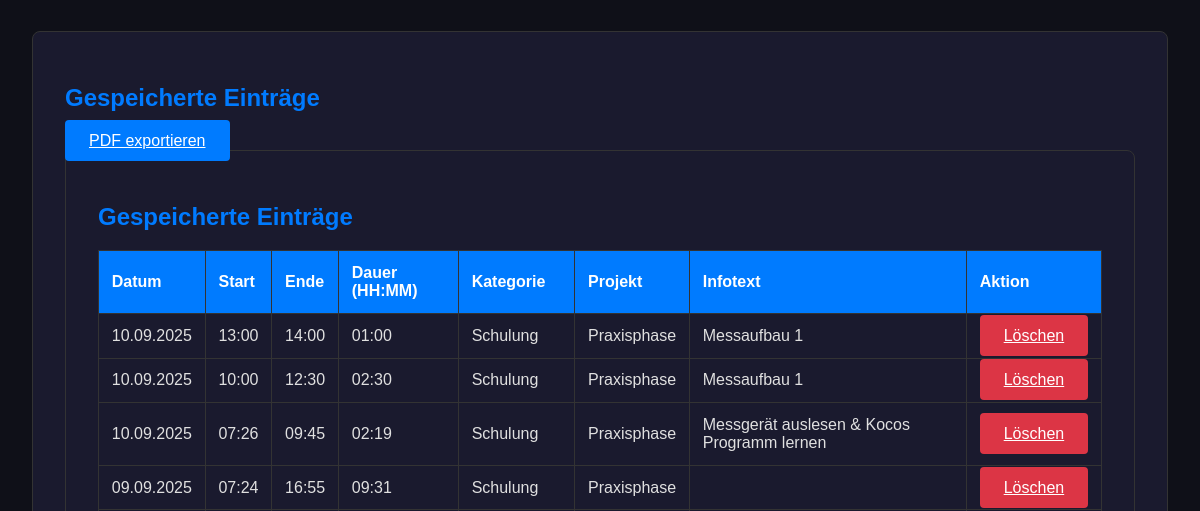
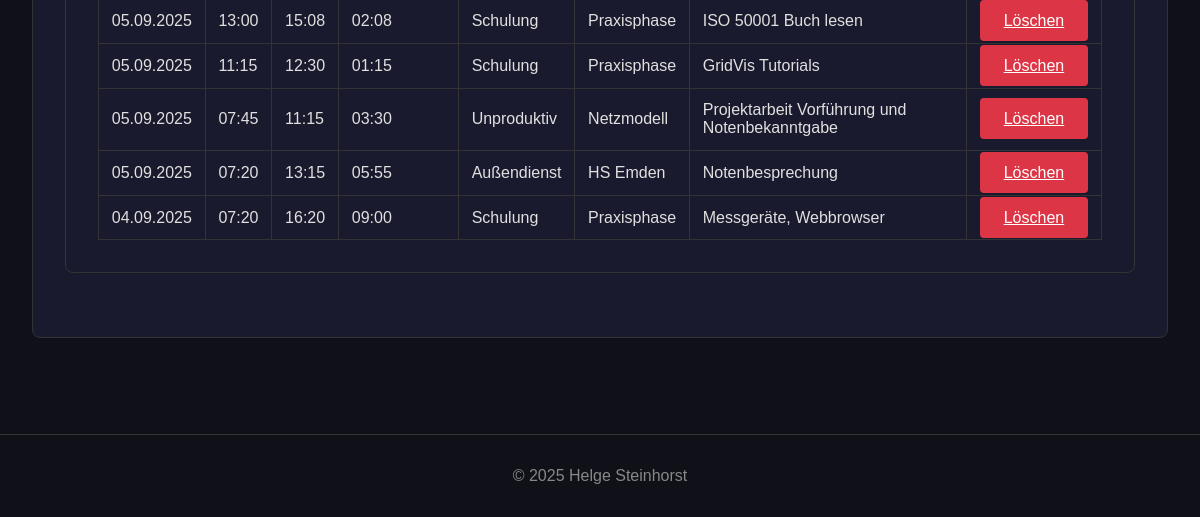
The page /dokumentation (lower part) on the database as committed earlier (2 pictures, top to bottom).
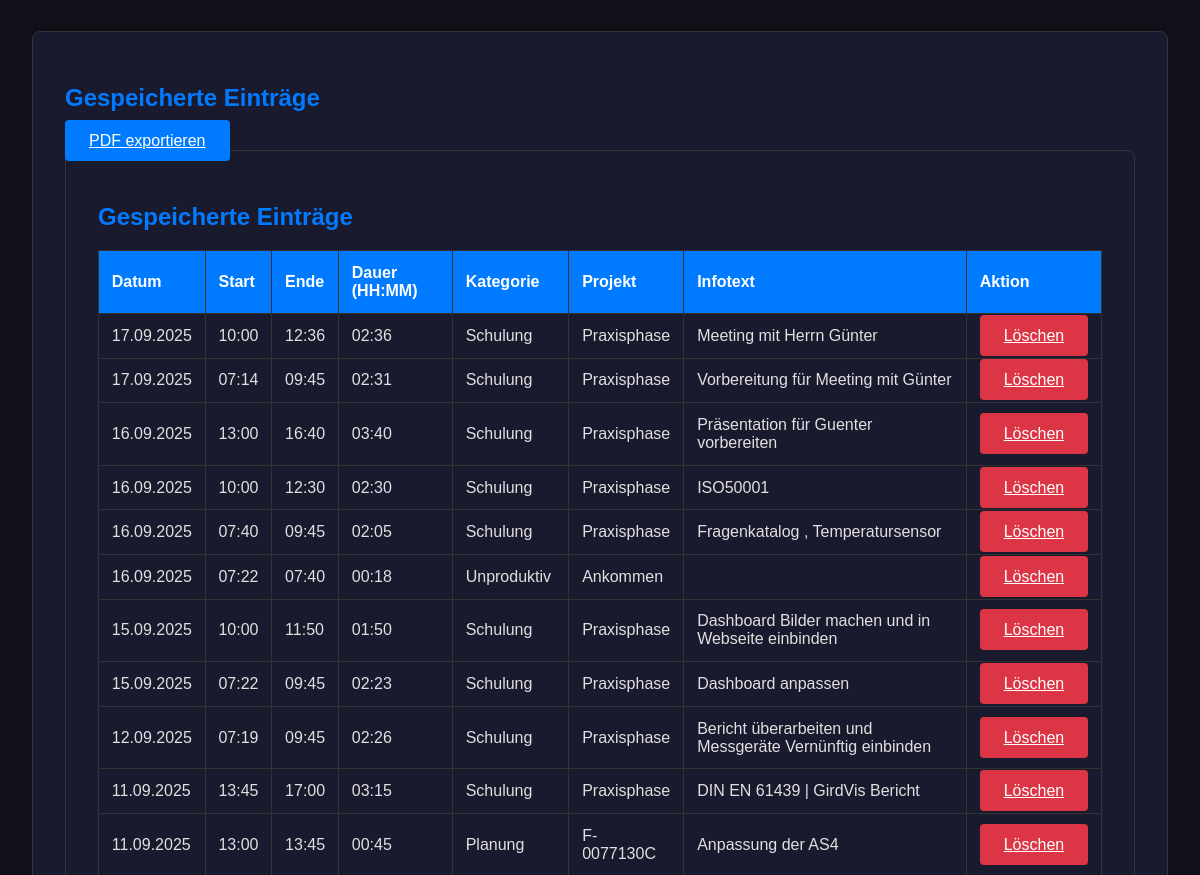
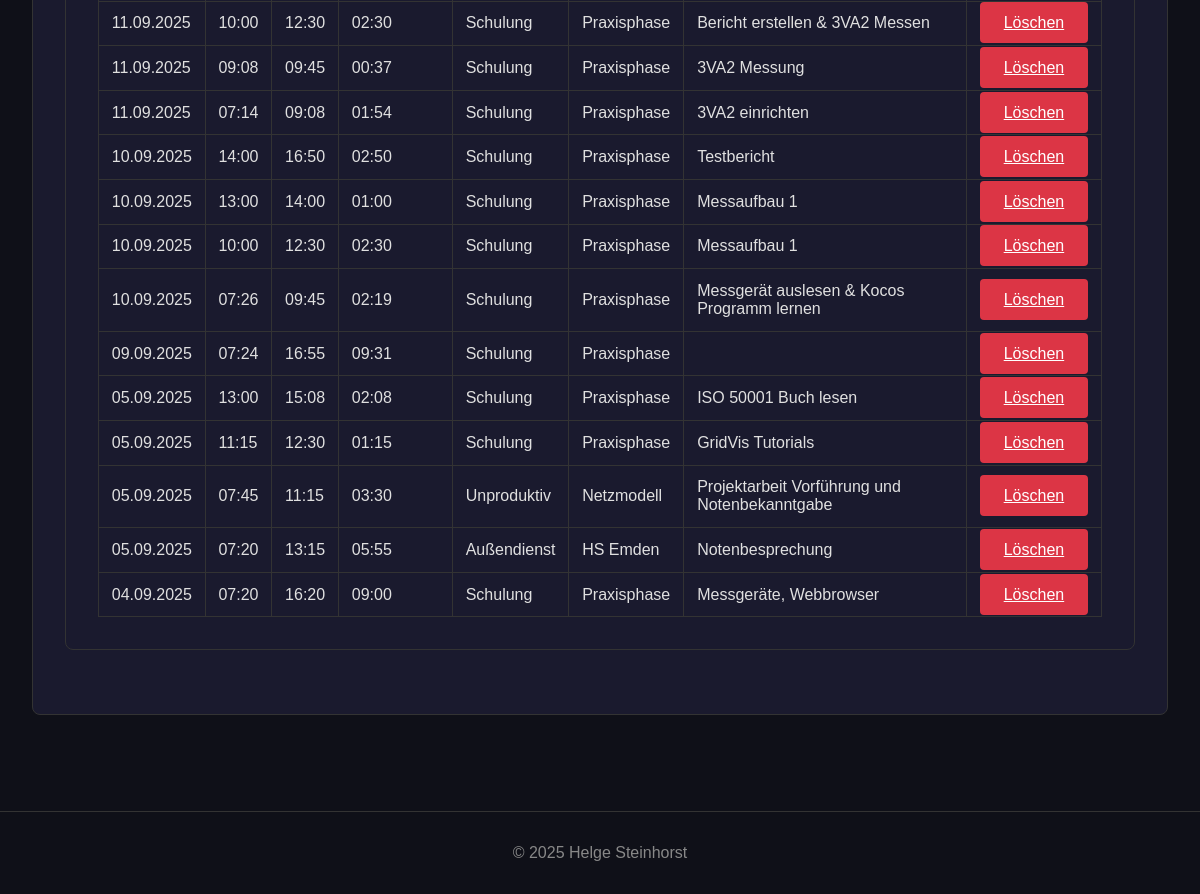
The same page on the database as committed later (2 pictures, top to bottom).
### app.py (models this page shows)
class TimeEntry(db.Model):
    id = db.Column(db.Integer, primary_key=True)
    date = db.Column(db.Date, nullable=False, default=date.today)
    start_time = db.Column(db.Time, nullable=False)
    end_time = db.Column(db.Time, nullable=False)
    category = db.Column(db.String(50), nullable=False)
    project = db.Column(db.String(100), nullable=False)
    info_text = db.Column(db.String(300), nullable=True)
    @property
    def duration(self):
        start_dt = datetime.combine(self.date, self.start_time)
        end_dt = datetime.combine(self.date, self.end_time)
        if end_dt < start_dt:
            end_dt += timedelta(days=1)
        return end_dt - start_dt
    @property
    def duration_str(self):
        total_seconds = self.duration.total_seconds()
        hours, remainder = divmod(total_seconds, 3600)
        minutes, _ = divmod(remainder, 60)
        return f"{int(hours):02}:{int(minutes):02}"

### app.py (the view, shortened to what this page needs)
@app.route('/dokumentation', methods=['GET', 'POST'])
def dokumentation():
    entries = TimeEntry.query.order_by(TimeEntry.date.desc(), TimeEntry.start_time.desc()).all()
    generate_category_chart(entries)
    return render_template('dokumentation.html', entries=entries)

### app.py (called while the page is built)
@app.context_processor
def inject_now():
    return {'now': datetime.now(timezone.utc)}

### templates/dokumentation.html (shortened to what this page needs)
{% extends 'base.html' %}
{% block content %}
    <div class="table-container">
    <h2>Gespeicherte Einträge</h2>
    <a href="{{ url_for('generate_pdf') }}" class="btn" style="margin-bottom: 1rem;">PDF exportieren</a>
    <div class="table-container">
        <h2>Gespeicherte Einträge</h2>
        <table class="data-table">
            <thead>
                <tr>
                    <th>Datum</th>
                    <th>Start</th>
                    <th>Ende</th>
                    <th>Dauer (HH:MM)</th>
                    <th>Kategorie</th>
                    <th>Projekt</th>
                    <th>Infotext</th>
                    <th>Aktion</th>
                </tr>
            </thead>
            <tbody>
                {% for entry in entries %}
                <tr>
                    <td>{{ entry.date.strftime('%d.%m.%Y') }}</td>
                    <td>{{ entry.start_time.strftime('%H:%M') }}</td>
                    <td>{{ entry.end_time.strftime('%H:%M') }}</td>
                    <td>{{ entry.duration_str }}</td>
                    <td>{{ entry.category }}</td>
                    <td>{{ entry.project }}</td>
                    <td>{{ entry.info_text }}</td>
                    <td>
                        <a href="{{ url_for('delete_entry', entry_id=entry.id) }}"
                           class="btn btn-danger"
                           onclick="return confirm('Möchtest du diesen Eintrag wirklich löschen?');">Löschen</a>
                    </td>
                </tr>
                {% else %}
                <tr>
                    <td colspan="8">Noch keine Einträge vorhanden.</td>
                </tr>
                {% endfor %}
            </tbody>
        </table>
    </div>
{% endblock %}

### templates/base.html (shortened to what this page needs)
<!DOCTYPE html>
<html lang="de">
<head>
    <link rel="stylesheet" href="{{ url_for('static', filename='css/style.css') }}">
</head>
<body>
    <main class="main-content">
        {% block content %}{% endblock %}
    </main>
    <footer>
        <p>&copy; 2025 Helge Steinhorst</p>
    </footer>
</body>
</html>

### static/css/style.css (style rules this page uses)
:root { --primary-bg-color: #0f1018; --secondary-bg-color: #1a1a2e; --primary-text-color: #e0e0e0; --accent-color: #007bff; --accent-hover-color: #0056b3; --border-color: #333; --success-color: #28a745; --error-color: #dc3545; }
body { font-family: Arial, sans-serif; background-color: var(--primary-bg-color); color: var(--primary-text-color); margin: 0; padding-top: 70px; }
.main-content { padding: 2rem; max-width: 1200px; margin: 0 auto; }
h1, h2 { color: var(--accent-color); }
.form-container, .result-container, .table-container, .chart-container { background-color: var(--secondary-bg-color); padding: 2rem; border-radius: 8px; margin-bottom: 2rem; border: 1px solid var(--border-color); }
.btn { padding: 0.75rem 1.5rem; border: none; border-radius: 4px; background-color: var(--accent-color); color: white; font-size: 1rem; cursor: pointer; transition: background-color 0.2s ease; }
.btn-danger { background-color: var(--error-color); }
.data-table { width: 100%; border-collapse: collapse; margin-top: 1rem; }
.data-table th, .data-table td { border: 1px solid var(--border-color); padding: 0.8rem; text-align: left; }
.data-table th { background-color: var(--accent-color); color: white; }
footer { text-align: center; padding: 1rem; margin-top: 2rem; border-top: 1px solid var(--border-color); color: #888; }

Rows that differ between the two databases and show on the page:
added TimeEntry: date "17.09.2025", start_time "10:00", end_time "12:36", duration_str "02:36", category "Schulung", project "Praxisphase", info_text "Meeting mit Herrn Günter"
added TimeEntry: date "17.09.2025", start_time "07:14", end_time "09:45", duration_str "02:31", category "Schulung", project "Praxisphase", info_text "Vorbereitung für Meeting mit Günter"
added TimeEntry: date "16.09.2025", start_time "13:00", end_time "16:40", duration_str "03:40", category "Schulung", project "Praxisphase", info_text "Präsentation für Guenter vorbereiten"
added TimeEntry: date "16.09.2025", start_time "10:00", end_time "12:30", duration_str "02:30", category "Schulung", project "Praxisphase", info_text "ISO50001"
added TimeEntry: date "16.09.2025", start_time "07:40", end_time "09:45", duration_str "02:05", category "Schulung", project "Praxisphase", info_text "Fragenkatalog , Temperatursensor"
added TimeEntry: date "16.09.2025", start_time "07:22", end_time "07:40", duration_str "00:18", category "Unproduktiv", project "Ankommen"
added TimeEntry: date "15.09.2025", start_time "10:00", end_time "11:50", duration_str "01:50", category "Schulung", project "Praxisphase", info_text "Dashboard Bilder machen und in Webseite einbinden"
added TimeEntry: date "15.09.2025", start_time "07:22", end_time "09:45", duration_str "02:23", category "Schulung", project "Praxisphase", info_text "Dashboard anpassen"
added TimeEntry: date "12.09.2025", start_time "07:19", end_time "09:45", duration_str "02:26", category "Schulung", project "Praxisphase", info_text "Bericht überarbeiten und Messgeräte Vernünftig einbinden"
added TimeEntry: date "11.09.2025", start_time "13:45", end_time "17:00", duration_str "03:15", category "Schulung", project "Praxisphase", info_text "DIN EN 61439 | GirdVis Bericht"
added TimeEntry: date "11.09.2025", start_time "13:00", end_time "13:45", duration_str "00:45", category "Planung", project "F-0077130C", info_text "Anpassung der AS4"
added TimeEntry: date "11.09.2025", start_time "10:00", end_time "12:30", duration_str "02:30", category "Schulung", project "Praxisphase", info_text "Bericht erstellen & 3VA2 Messen"
added TimeEntry: date "11.09.2025", start_time "09:08", end_time "09:45", duration_str "00:37", category "Schulung", project "Praxisphase", info_text "3VA2 Messung"
added TimeEntry: date "11.09.2025", start_time "07:14", end_time "09:08", duration_str "01:54", category "Schulung", project "Praxisphase", info_text "3VA2 einrichten"
added TimeEntry: date "10.09.2025", start_time "14:00", end_time "16:50", duration_str "02:50", category "Schulung", project "Praxisphase", info_text "Testbericht"
